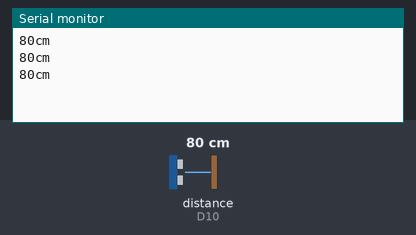
A program run on a simulated Seeed XIAO (SAMD21). Shown: the last lines printed to the serial monitor. Wiring (inferred from the names in the program): ultrasonic range finder: trigger D10; echo D10. The inputs (shaded band) are chosen by the test bench; at power-on: distance to the obstacle (sensor on D10) 80 cm. The echo pulse lasts 58.3 µs per cm.

Above: at 1.3 s.
1.4 s: distance to the obstacle (sensor on D10) set to 2 cm
At 2.0 s:
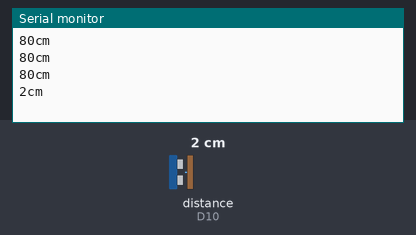
2.9 s: distance to the obstacle (sensor on D10) set to 4 cm
At 3.5 s:
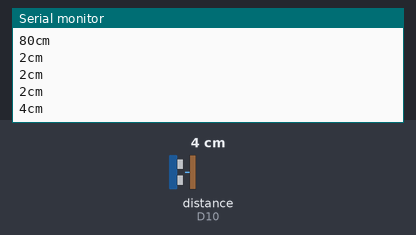
Timing chart, 0 to 5.9 s (numbered marks = the images above; inputs shaded):
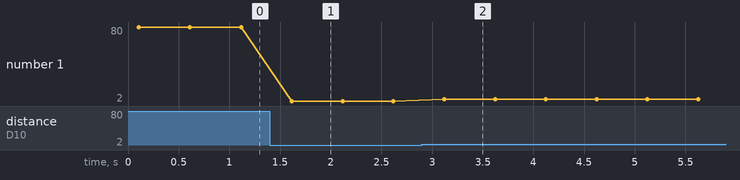

The program:

main.cpp
```cpp
#include <Arduino.h>

/*!
       This example is the ultrasonic distance measurement of the module.

       Copyright   [DFRobot](http://www.dfrobot.com), 2020
       Copyright   GNU Lesser General Public License

       version  V1.0
       date  29/10/2020
*/

#ifdef XIAO
#define TRIG_ECHO_PIN 10
#endif
#ifdef CORE2
#define TRIG_ECHO_PIN 11
#endif

#define    VELOCITY_TEMP(temp)       ( ( 331.5 + 0.6 * (float)( temp ) ) * 100 / 1000000.0 ) // The ultrasonic velocity (cm/us) compensated by temperature

uint16_t distance;
uint32_t pulseWidthUs;

void setup() {
  Serial.begin(115200);
  delay(100);
}

void loop() {
  int16_t  dist, temp;
  pinMode(TRIG_ECHO_PIN,OUTPUT);
  digitalWrite(TRIG_ECHO_PIN,LOW);

  digitalWrite(TRIG_ECHO_PIN,HIGH);//Set the trig pin High
  delayMicroseconds(10);     //Delay of 10 microseconds
  digitalWrite(TRIG_ECHO_PIN,LOW); //Set the trig pin Low

  pinMode(TRIG_ECHO_PIN,INPUT);//Set the pin to input mode
  pulseWidthUs = pulseIn(TRIG_ECHO_PIN,HIGH);//Detect the high level time on the echo pin, the output high level time represents the ultrasonic flight time (unit: us)

  distance = pulseWidthUs * VELOCITY_TEMP(20) / 2.0;//The distance can be calculated according to the flight time of ultrasonic wave,/
                                                    //and the ultrasonic sound speed can be compensated according to the actual ambient temperature
  Serial.print(distance, DEC);
  Serial.println("cm");
  delay(500);
}
```

Measured:
- after the input at 1.4 s, the serial monitor: prints a new line after 0.22 s (image 1)
- after the input at 2.9 s, the serial monitor: prints a new line after 0.22 s (image 2)
- plotted number 1: 80 → 2 after the input at 1.4 s, 2 → 4 after the input at 2.9 s
